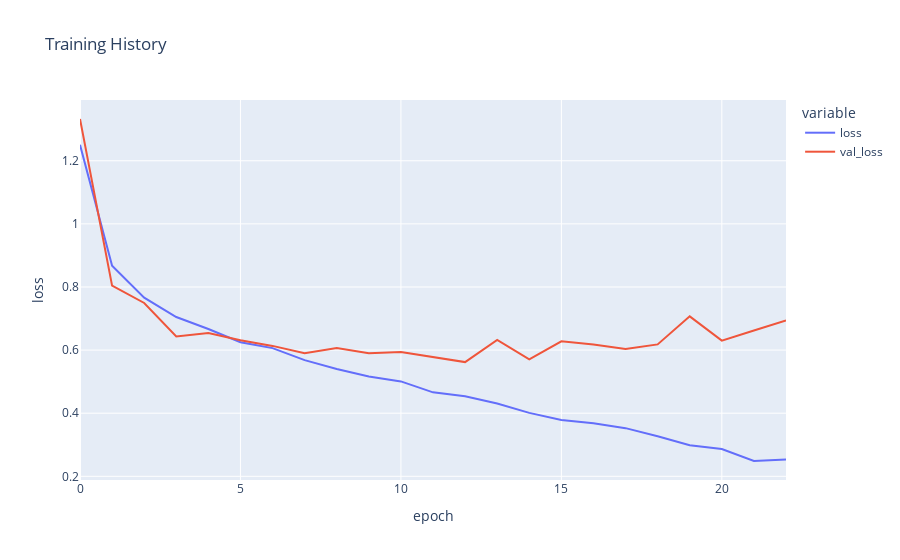

This figure's notebook cell:
### Markdown cell above
### Metrics plot

### Code cell
fig = px.line(
    history_ethnicity.history, y=['loss', 'val_loss'],
    labels={
        'index': 'epoch', 
        'value': 'loss'
    }, 
    title='Training History'
)
fig.show()

### Figure 1 — Plotly figure (JSON) as saved in the notebook; plotly's stock layout.template omitted (floating-point values rounded to 4 significant figures)
{"data": [{"hovertemplate": "variable=loss<br>epoch=%{x}<br>loss=%{y}<extra></extra>", "legendgroup": "loss", "line": {"color": "#636efa", "dash": "solid"}, "marker": {"symbol": "circle"}, "mode": "lines", "name": "loss", "orientation": "v", "showlegend": true, "type": "scatter", "x": [0, 1, 2, 3, 4, 5, 6, 7, 8, 9, 10, 11, 12, 13, 14, 15, 16, 17, 18, 19, 20, 21, 22], "xaxis": "x", "y": [1.251, 0.8673, 0.7659, 0.7048, 0.6666, 0.6249, 0.6062, 0.5681, 0.5403, 0.516, 0.5007, 0.466, 0.4535, 0.4307, 0.4009, 0.3787, 0.3678, 0.3526, 0.3269, 0.2985, 0.2862, 0.2485, 0.2529], "yaxis": "y"}, {"hovertemplate": "variable=val_loss<br>epoch=%{x}<br>loss=%{y}<extra></extra>", "legendgroup": "val_loss", "line": {"color": "#EF553B", "dash": "solid"}, "marker": {"symbol": "circle"}, "mode": "lines", "name": "val_loss", "orientation": "v", "showlegend": true, "type": "scatter", "x": [0, 1, 2, 3, 4, 5, 6, 7, 8, 9, 10, 11, 12, 13, 14, 15, 16, 17, 18, 19, 20, 21, 22], "xaxis": "x", "y": [1.332, 0.8044, 0.7493, 0.643, 0.6543, 0.6309, 0.6133, 0.5898, 0.6069, 0.5903, 0.5938, 0.5776, 0.5619, 0.6322, 0.5704, 0.6278, 0.6179, 0.6037, 0.618, 0.707, 0.6298, 0.6622, 0.6935], "yaxis": "y"}], "layout": {"legend": {"title": {"text": "variable"}, "tracegroupgap": 0}, "title": {"text": "Training History"}, "xaxis": {"anchor": "y", "domain": [0, 1], "title": {"text": "epoch"}}, "yaxis": {"anchor": "x", "domain": [0, 1], "title": {"text": "loss"}}}}
